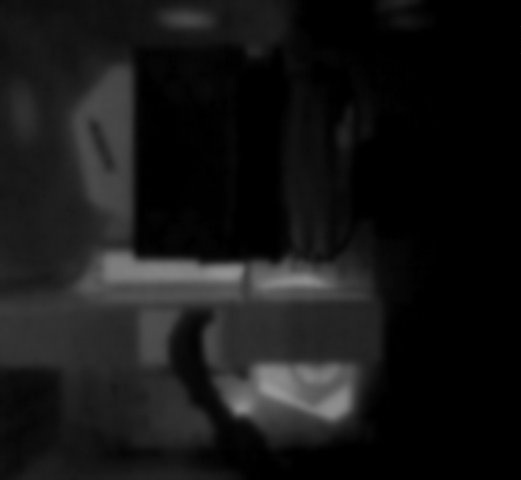
#> input picture pre-perturbation/WH_Normal_26-52.jpg, 521 x 480 px
$ python main.py
#> lines starting #> are read from the running program, lines starting #| are printed output that depends on the picture; after the words box and inside, x2 and y2 are one past the last pixel; in counts of white or black regions, pixels touching at a corner belong together
from lzma import FILTER_LZMA1
import cv2
import os
from PIL import Image
from PIL.ExifTags import TAGS
# import flirimageextractor
import matplotlib.pyplot as plt
import matplotlib.image as mpimg
import flir_image_extractor
import subprocess
import json
import numpy as np
import pandas as pd
import seaborn as sns

from scipy import ndimage
from PIL import Image

# TODO: convert entire to OOP
# TODO: notebook

# each item in images will be stored as tuple (image_file, filename)
# so that we remember filename for future use
# --> goal: to learn how to read images and store as 2D array of pixels
# [7 lines left out: function load_images_from_folder, not called in this run]


# returns rows by cols in a tuple
def sizeof(array):
    return (len(array), len(array[0]))


# for now, converts any thermal image to digital and normalized thermal image
# https://github.com/Nervengift/read_thermal.py
# [177 lines left out: functions convert_img, extract_metadata, pixel_selector, bgr2ycrcb, find_stats, crop_image and 2 more, not called in this run]

def registration(img1, img2, img1_color, mask=None):
    height, width = sizeof(img1)
    # Create ORB detector with 5000 features.
    orb_detector = cv2.ORB_create(5000)

    # Trying to do edge detection and registration using edge detection
    # then using the resulting matrix on the original image
    threshold1 = 30
    threshold2 = 45
    apertureSize = 3

    mask1 = cv2.Canny(img1, threshold1, threshold2, apertureSize)
    mask2 = cv2.Canny(img2, threshold1, threshold2, apertureSize)

    # Find keypoints and descriptors.
    # The first arg is the image, second arg is the mask
    #  (which is not required in this case).
    kp1, d1 = orb_detector.detectAndCompute(img1, None)
    kp2, d2 = orb_detector.detectAndCompute(img2, None)

    # Match features between the two images.
    # We create a Brute Force matcher with
    # Hamming distance as measurement mode.
    matcher = cv2.BFMatcher(cv2.NORM_HAMMING, crossCheck = True)

    # Match the two sets of descriptors.
    matches = list(matcher.match(d1, d2))

    # Sort matches on the basis of their Hamming distance.
    matches.sort(key = lambda x: x.distance)

    # Take the top 90 % matches forward.
    matches = matches[:int(len(matches)*0.9)]
    no_of_matches = len(matches)

    # Define empty matrices of shape no_of_matches * 2.
    p1 = np.zeros((no_of_matches, 2))
    p2 = np.zeros((no_of_matches, 2))

    for i in range(len(matches)):
        p1[i, :] = kp1[matches[i].queryIdx].pt
        p2[i, :] = kp2[matches[i].trainIdx].pt

    # Find the homography matrix.
    homography, mask = cv2.findHomography(p1, p2, cv2.RANSAC)

    # Use this matrix to transform the
    # colored image wrt the reference image.
    transformed_img = cv2.warpPerspective(img1_color,
                        homography, (width, height))

    # Save the output.
    return transformed_img
    # cv2.imwrite(os.path.join('output.jpg'), transformed_img)

# [107 lines left out: functions show_registration, img_subtraction, detect_faults, show_registration_and_subtraction, not called in this run]

def add_fault(img, fault_center, lum_diff, radius):
    y, x = fault_center
    for i in range(radius*-1, radius+1):
        for j in range(radius*-1, radius+1):
            for k in range(len(img[0,0])):
                img[y+i][x+j][k] = min(255, img[y+i][x+j][k] + lum_diff)
    return img

def rotate_image(path, angle):
    to_rotate = Image.open(path)
    rotated = to_rotate.rotate(angle)
    rotated.save(os.path.join("temp", "WH_Normal_26-52_rotated_altered.jpg"))
    return

def detect_fault_error(subtracted, lum_diff, fault_radius, fault_center, fault_size_error, lum_diff_error, rotation_indx, lum_diff_indx, img, registered, single_channel_orig):
    rows, cols = sizeof(subtracted)
    tmp = subtracted.copy()

    radius_to_check = fault_radius + 10
    detection_criteria = 50
    isSingleChannel = type(subtracted[0,0]) == np.uint8

    seen = set()
    detected_lum_diff = 0
    center_x = 0
    center_y = 0
    min_x = rows
    max_x = 0
    min_y = cols
    max_y = 0

    for i in range(fault_center[0]-radius_to_check, fault_center[0]+radius_to_check):
        for j in range(fault_center[1]-radius_to_check, fault_center[1]+radius_to_check):
            if (isSingleChannel and tmp[i,j] >= detection_criteria) or (not isSingleChannel and tmp[i,j,0] >= detection_criteria):
                seen.add((i,j))
                center_x += i
                center_y += j
                min_x = min(min_x, i)
                max_x = max(max_x, i)
                min_y = min(min_y, j)
                max_y = max(max_y, j)
                detected_lum_diff += tmp[i,j] if isSingleChannel else tmp[i,j,0]

    if not seen:
        print("no fault detected")
        return

    center_x //= len(seen)
    center_y //= len(seen)
    center_error = (abs(center_x-fault_center[0]), abs(center_y-fault_center[1]))

    actual_size = (fault_radius*2+1)**2
    size_error = (abs(len(seen) - actual_size) / actual_size) * 100

    detected_lum_diff /= len(seen)
    lum_error = (abs(detected_lum_diff - lum_diff) / lum_diff) * 100

    # (subtracted, lum_diff, fault_radius, fault_center, num_pixels_error, lum_diff_error, rotation_indx, lum_diff_indx)

    lum_diff_error[rotation_indx][lum_diff_indx] = lum_error
    fault_size_error[rotation_indx][lum_diff_indx] = size_error
    # [5 lines of commented-out code are left out]
    return 0

# [4 lines left out: function show_img, not called in this run]

if __name__ == "__main__":
    # [121 lines of commented-out code are left out]
    min_deg = 0
    max_deg = 45
    deg_step = 5
    num_deg_steps = (max_deg-min_deg) // deg_step + 1

    # Perturbation Value Parameters (50, 100, 10)
    min_lum_diff = 50
    max_lum_diff = 100
    lum_diff_step = 10
    num_lum_steps = (max_lum_diff-min_lum_diff) // lum_diff_step + 1

    # Perturbation Size Parameters (0, 3, 1)
    min_fault_radius = 0
    max_fault_radius = 3
    fault_radius_step = 1
    num_radius_steps = (max_fault_radius-min_fault_radius) // fault_radius_step + 1

    # Edge Detection Parameters (30, 45, 3)
    t_lower = 30
    t_upper = 45
    aperture_size = 3

    lum_diff_x = [lum_diff for lum_diff in range(min_lum_diff, max_lum_diff+1, lum_diff_step)]
    rotation_x = [deg for deg in range(min_deg, max_deg+1, deg_step)]

    fault_size_error = [[None for _ in range(num_lum_steps)] for _ in range(num_deg_steps)]
    lum_diff_error = [[None for _ in range(num_lum_steps)] for _ in range(num_deg_steps)]

    fault_center = (340, 75)
    fault_radius = 3

    for lum_diff in lum_diff_x:
        lum_diff_indx = (lum_diff // lum_diff_step) - (min_lum_diff // lum_diff_step)

        orig_img = cv2.imread(os.path.join("pre-perturbation", "WH_Normal_26-52.jpg"))
#> orig_img is the input picture: shape (480, 521, 3); min 0, max 153, mean 22
        single_channel_orig = orig_img[:, :, 0].copy()
        orig_edge = cv2.Canny(orig_img, t_lower, t_upper, apertureSize=aperture_size)
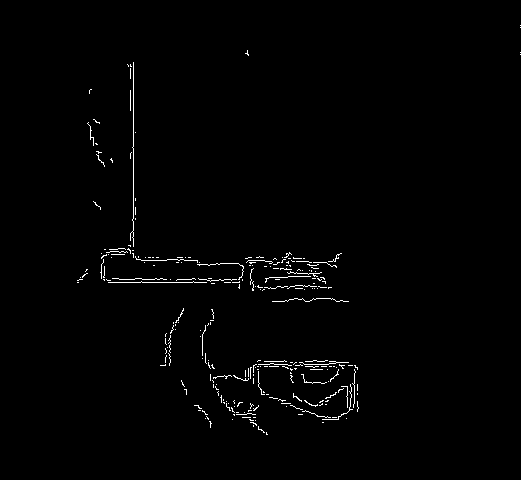
#> orig_edge: shape (480, 521); 1.1% white in thin lines or dots, all inside (x1, y1, x2, y2) = (77, 25, 521, 435)

        img = add_fault(orig_img, fault_center, lum_diff, fault_radius)
        cv2.imwrite(os.path.join("temp", "WH_Normal_26-52_altered.jpg"), img)

        for rotation_deg in rotation_x:
            rotation_indx = rotation_deg // deg_step

            rotate_image(os.path.join("temp", "WH_Normal_26-52_altered.jpg"), rotation_deg)
            rotated = cv2.imread(os.path.join("temp", "WH_Normal_26-52_rotated_altered.jpg"))
#> rotated: shape (480, 521, 3); min 0, max 153, mean 22
            rotated_edge = cv2.Canny(rotated, t_lower, t_upper, apertureSize=aperture_size)
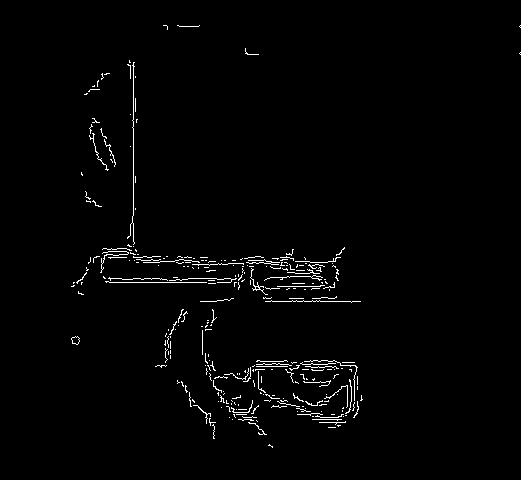
#> rotated_edge: shape (480, 521); 1.6% white in thin lines or dots, all inside (x1, y1, x2, y2) = (71, 25, 521, 448)
            registered = registration(rotated_edge, orig_edge, rotated[:, :, 0])
#> in registration, `height, width = sizeof(img1)`: height = 480; width = 521
#> in registration, `mask1 = cv2.Canny(img1, threshold1, threshold2, apertureSize)`:
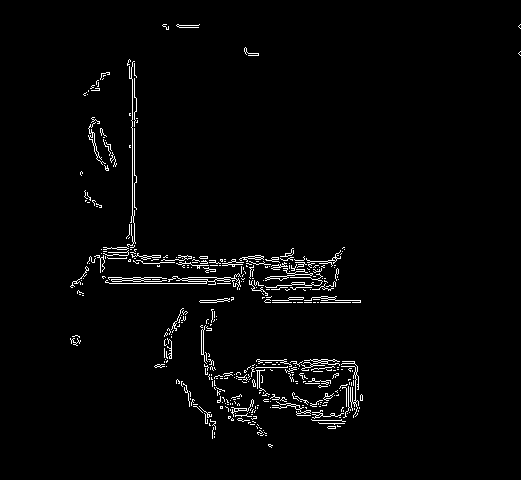
#> mask1: shape (480, 521); 2.3% white in thin lines or dots, all inside (x1, y1, x2, y2) = (70, 24, 521, 448)
#> in registration, `mask2 = cv2.Canny(img2, threshold1, threshold2, apertureSize)`:
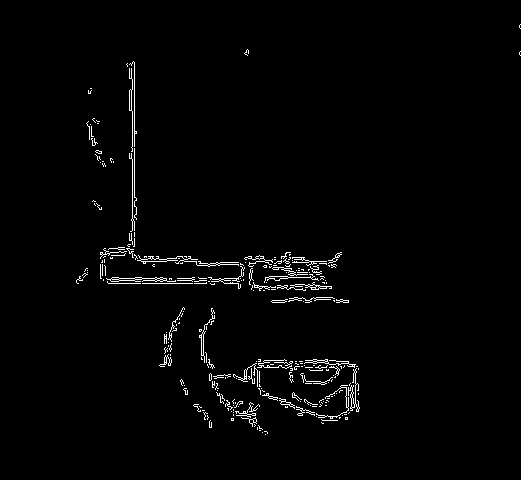
#> mask2: shape (480, 521); 1.7% white in thin lines or dots, all inside (x1, y1, x2, y2) = (76, 24, 521, 435)
#> in registration, `kp1, d1 = orb_detector.detectAndCompute(img1, None)`: kp1 = 2310 keypoints; strongest (x, y, size): (289, 372, 31), (248, 411, 31), (92, 138, 31), (320, 269, 31)
#> in registration, `kp2, d2 = orb_detector.detectAndCompute(img2, None)`: kp2 = 1814 keypoints; strongest (x, y, size): (347, 388, 31), (353, 407, 31), (263, 392, 31), (313, 274, 31)
#> in registration, `matches = list(matcher.match(d1, d2))`: matches = 661 matches
#> in registration, `matches = matches[:int(len(matches)*0.9)]`: matches = 594 matches
#> in registration, `no_of_matches = len(matches)`: no_of_matches = 594
#> after the loop in registration, `for i in range(len(matches)):`: p1 = 594 pairs, first value 72 to 361.2, second value 52.8 to 432; p2 = 594 pairs, first value 76.8 to 357.7, second value 53.28 to 433.2
#> in registration, `homography, mask = cv2.findHomography(p1, p2, cv2.RANSAC)`: homography = [[0.979, -0.0394, 8.76], [0.0239, 0.903, 12.98], [8.11e-05, -0.000177, 1]]; mask = 594 values, max 1 at index 20, min 0 at index 0, mean 0.434
            subtracted = cv2.subtract(registered, single_channel_orig)
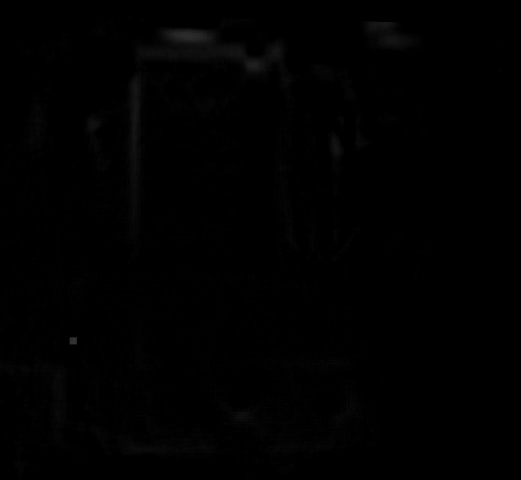
#> subtracted: shape (480, 521); min 0, max 54, mean 0.8

            detect_fault_error(subtracted, lum_diff, fault_radius, fault_center, fault_size_error, lum_diff_error, rotation_indx, lum_diff_indx, img[:,:,0], registered, single_channel_orig)
#> in detect_fault_error, `rows, cols = sizeof(subtracted)`: rows = 480; cols = 521
#> in detect_fault_error, `isSingleChannel = type(subtracted[0,0]) == np.uint8`: isSingleChannel = True
#> in detect_fault_error, `min_x = rows`: min_x = 480
#> in detect_fault_error, `min_y = cols`: min_y = 521
#> after the loop in detect_fault_error, `for i in range(fault_center[0]-radius_to_check, fault_center[0]+radius..`: center_x = 5450; center_y = 1172; detected_lum_diff = 819; seen = 16 items
#> in detect_fault_error, `center_x //= len(seen)`: center_x = 340
#> in detect_fault_error, `center_y //= len(seen)`: center_y = 73
#> in detect_fault_error, `center_error = (abs(center_x-fault_center[0]), abs(center_y-fault_cent..`: center_error = (0, 2)
#> in detect_fault_error, `size_error = (abs(len(seen) - actual_size) / actual_size) * 100`: size_error = 67.35
#> in detect_fault_error, `detected_lum_diff /= len(seen)`: detected_lum_diff = 51.19
#> in detect_fault_error, `lum_error = (abs(detected_lum_diff - lum_diff) / lum_diff) * 100`: lum_error = 2.38

    # [5 lines of commented-out code are left out]

    heatmap_lum_diff_error = []
#> heatmap_lum_diff_error = []
    for error_set in lum_diff_error:
        for indv_error in error_set:
            heatmap_lum_diff_error.append(indv_error)
#> after the loop, heatmap_lum_diff_error = 60 values, max 11.05 at index 47, min 0.0463 at index 55, mean 4.57
    heatmap_fault_size_error = []
    for error_set in fault_size_error:
        for indv_error in error_set:
            heatmap_fault_size_error.append(indv_error)
    data = {
        'Luminance Difference Applied': np.tile(lum_diff_x, num_deg_steps),
        'Degree of Rotation (CCW)': np.repeat(rotation_x, num_lum_steps),
        'Luminance Difference Error': heatmap_lum_diff_error,
        'Fault Size Error': heatmap_fault_size_error
        }
    num_pixels_changed = (fault_radius*2+1)**2
    df = pd.DataFrame(data, columns=['Luminance Difference Applied', 'Degree of Rotation (CCW)', 'Luminance Difference Error'])
#> df = table of 60 rows and 3 columns
#> (the run stopped early here; a loop or call above may not have finished)
